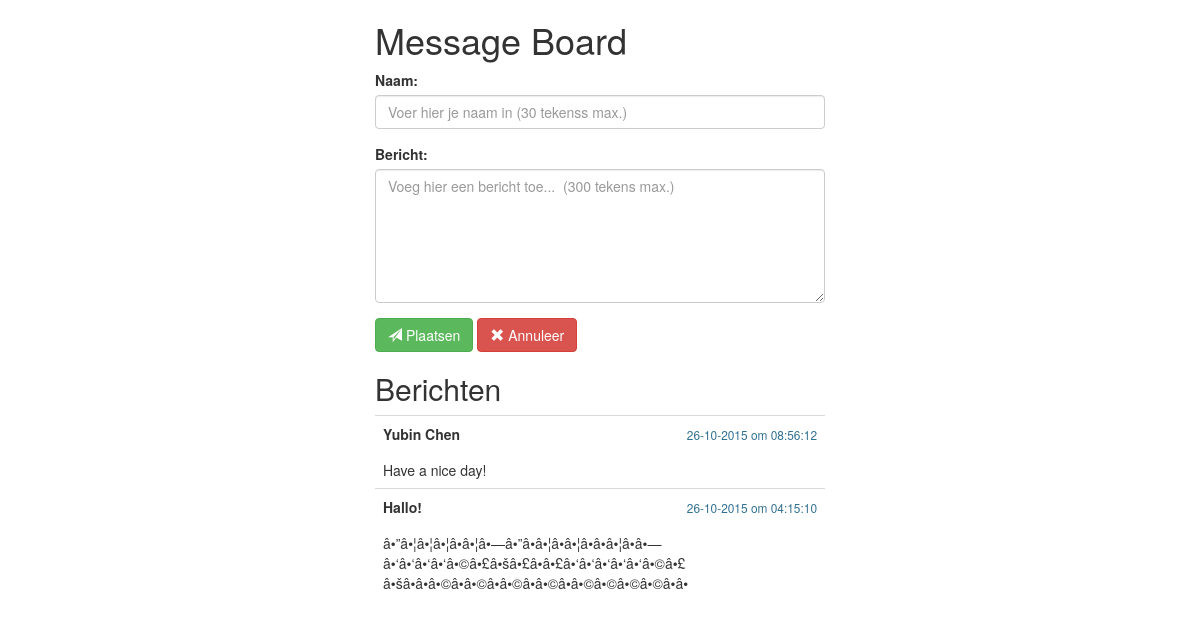
The page / on the database its author committed.
### tables this page shows
CREATE TABLE IF NOT EXISTS `messages` (
  `id` int(11) NOT NULL,
  `name` varchar(150) NOT NULL,
  `content` varchar(1500) NOT NULL,
  `date` varchar(10) NOT NULL,
  `time` varchar(8) NOT NULL,
  `datetime` varchar(19) NOT NULL
);

### message.class.php (called while the page is built, shortened)
<?php
class Message
{
    private $_name;
    private $_content;
    private $_date;
    private $_time;
    function __construct($name, $content, $date, $time){
        $this->_name = $name;
        $this->_content = $content;
        $this->_date = $date;
        $this->_time = $time;
    }
    function get_name() {
        return $this->_name;
    }
    function get_content() {
        return $this->_content;
    }
    function get_date() {
        return $this->_date;
    }
    function get_time() {
        return $this->_time;
    }
}

### database.class.php (the view, shortened to what this page needs)
<?php
class Database
{
    private $_servername;
    private $_dbname;
    private $_username;
    private $_password;
    private $_messages = array();
    public  $connection;
    public function __construct($servername, $dbname, $username, $password)
    {
        $this->_servername  = $servername;
        $this->_dbname      = $dbname;
        $this->_username    = $username;
        $this->_password    = $password;
    }
    public function connect()
    {
        try
        {
            $this->connection = new PDO("mysql:host=$this->_servername;dbname=$this->_dbname", $this->_username, $this->_password);
            $this->connection->setAttribute(PDO::ATTR_ERRMODE, PDO::ERRMODE_EXCEPTION);
        }
            catch(PDOException $e)
        {
            echo "Connection failed: " . $e->getMessage();
        }
    }
    public function getAllMessages()
    {
        try
        {
            $sql = "SELECT * FROM messages order by datetime DESC";
            $result = $this->connection->query($sql, PDO::FETCH_ASSOC);
            foreach ($result as $row)
            {
                $message = new Message($row['name'], $row['content'], $row['date'], $row['time']);
                $this->_messages[] = $message;
            }
        }
        catch (PDOException $ex)
        {
            echo "Failed to get messages from database: " . $ex->getMessage();
        }
    }
    public function printMessages()
    {
        echo "<table class='table table-borderless' style='table-layout: fixed; word-wrap:break-word'>";
        foreach ($this->_messages as $message)
        {
            $print = "<tr style='border-top-width:1px;border-top-style: ridge;border-top-color:#DADADA'>
                        <th>".$message->get_name()."</th>
                        <td style='text-align:right'><small class='text-info'>".$message->get_date()." om ".$message->get_time()."</small></td>
                      </tr>
                      <tr>
                        <td colspan='2'>".$message->get_content()."</td>
                      </tr>";
            echo $print;
        }
        echo "</table>";
    }
}
?>

### header.php (shortened to what this page needs)
<!DOCTYPE html>
<html lang="en">
  <head>
    <link href="css/bootstrap.min.css" rel="stylesheet">
  </head>
  <body>

### index.php (shortened to what this page needs)
<?php
include_once "header.php";
include_once "message.class.php";
include_once "database.class.php";
include_once "dbconnection.php";
?>
<div class="container-fluid" style="width:40%; float:center">
    <h1>Message Board</h1>
    <form role="form" method="post" action="validate.php">
        <div class="form-group <?php echo !empty($_GET['nameError']) ? "has-error has-feedback": "";?>">
            <label for="name">Naam: </label>
            <input type="text" class="form-control" id="name" name="name" placeholder="Voer hier je naam in (30 tekenss max.)">
        </div>
        <div class="form-group <?php echo !empty($_GET['contentError']) ? "has-error has-feedback": "";?>">
            <label for="message">Bericht:</label>
            <textarea class="form-control" rows="6" id="content" name="content" placeholder="Voeg hier een bericht toe...  (300 tekens max.)"></textarea>
        </div>
        <div class="form-group">
            <button type="submit" class="btn btn-success" name="submit" value="submit"><span class="glyphicon glyphicon-send"></span> Plaatsen</button>
            <button type="submit" class="btn btn-danger" name="submit" value="cancel"><span class="glyphicon glyphicon-remove"></span> Annuleer</button>
        </div>
    </form>
    <div>
        <h2>Berichten</h2>
        <?php
        $db = new Database($servername,$dbname,$username,$password);
        $db->connect();
        $db->getAllMessages();
        $db->printMessages();
        ?>
    </div>
</div>
<?php
include_once "footer.php";
?>

### footer.php
</body>
</html>

### rows shown on the page
messages: name "Yubin Chen", date "26-10-2015", time "08:56:12", content "Have a nice day!"
messages: name "Hallo!", date "26-10-2015", time "04:15:10", content "â•”â•¦â•¦â•¦â•â•¦â•—â•”â•â•¦â•â•¦â•â•â•¦â•â•— â•‘â•‘â•‘â•‘â•©â•£â•šâ•£â•â•£â•‘â•‘â•‘â•‘â•‘â•©â•£ â•šâ•â•â•©â•â•©â•â•©â•â•©â•â•©â•©â•©â•©â•â•"
